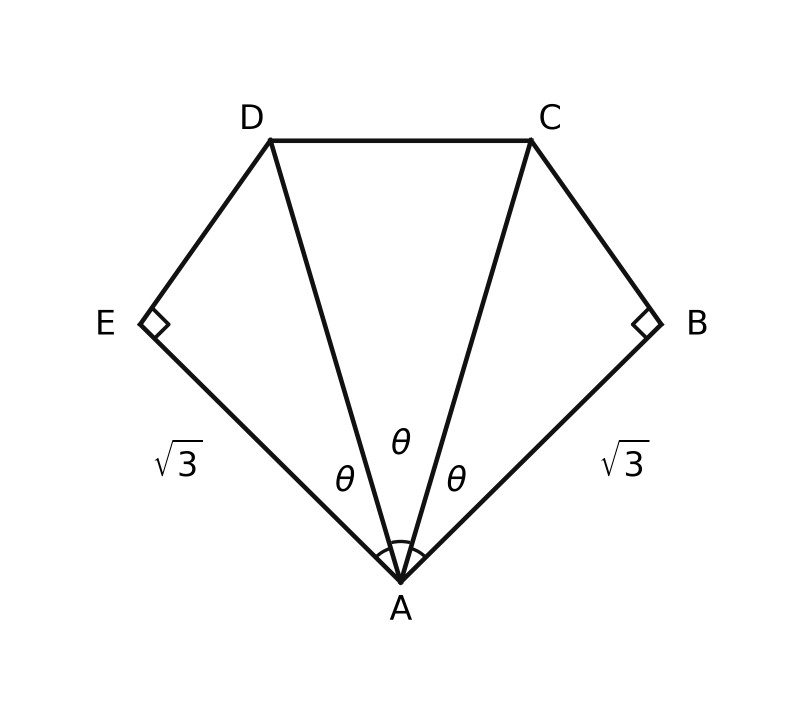
#> input picture test_prob10.png, 1602 x 1409 px (shown at 1/2 size)
$ python __main__.py -i ../test_prob10.png
#> lines starting #> are read from the running program, lines starting #| are printed output that depends on the picture; after the words box and inside, x2 and y2 are one past the last pixel; in counts of white or black regions, pixels touching at a corner belong together
### acad_visual/vision/preprocessor.py
"""
Image Preprocessing Pipeline using OpenCV.
"""

from __future__ import annotations
import cv2
import numpy as np
from typing import Tuple, Dict, Any


class ImagePreprocessor:
    """Handles contrast enhancement, adaptive thresholding, and denoising."""

    @staticmethod
    def load_and_preprocess(image_path: str) -> Dict[str, Any]:
#> called with image_path = '../test_prob10.png'
        img = cv2.imread(image_path)
#> img is the input picture: shape (1409, 1602, 3); min 0, max 255, mean 249.3
        if img is None:
            raise FileNotFoundError(f"Image not found at {image_path}")

        h, w = img.shape[:2]
        gray = cv2.cvtColor(img, cv2.COLOR_BGR2GRAY)

        # Contrast enhancement via CLAHE
        clahe = cv2.createCLAHE(clipLimit=2.0, tileGridSize=(8, 8))
        enhanced = clahe.apply(gray)

        # Otsu binarization
        _, binary = cv2.threshold(enhanced, 0, 255, cv2.THRESH_BINARY_INV + cv2.THRESH_OTSU)
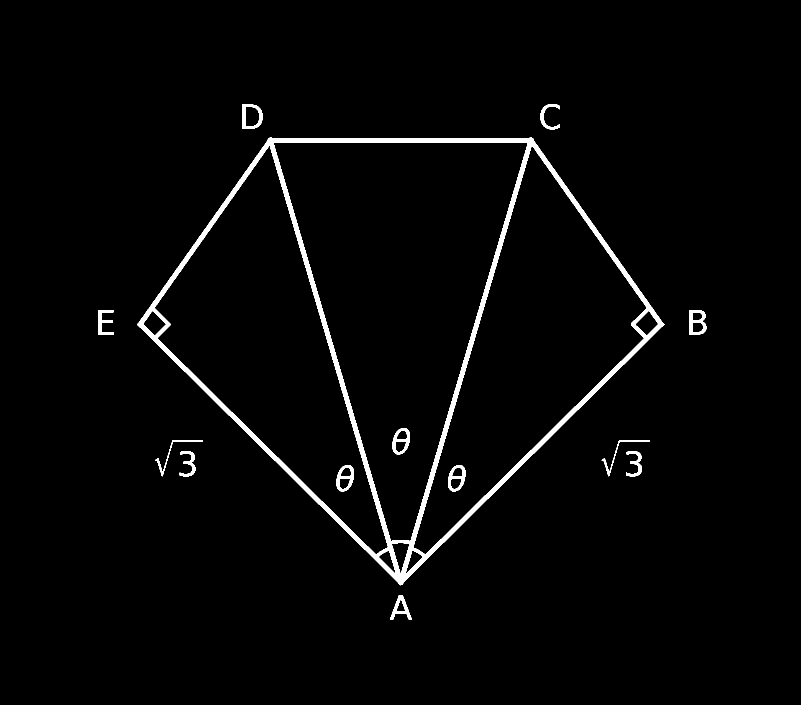
#> binary: shape (1409, 1602) (shown at 1/2 size); 2.4% white; 13 white regions, largest, box (x1, y1, x2, y2) and area: (274, 275, 1329, 1171) 44862, (1378, 620, 1413, 669) 919, (484, 209, 525, 258) 871

        # Denoise small salt-and-pepper noise
        kernel = cv2.getStructuringElement(cv2.MORPH_RECT, (2, 2))
        denoised = cv2.morphologyEx(binary, cv2.MORPH_OPEN, kernel)
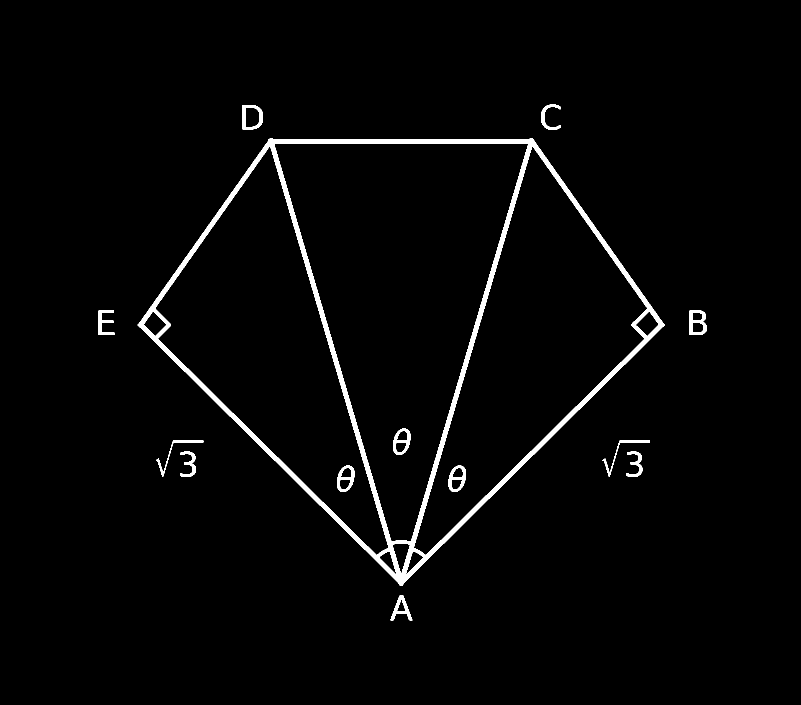
#> denoised: shape (1409, 1602) (shown at 1/2 size); 2.4% white; 13 white regions

        return {
            "original": img,
            "gray": gray,
            "enhanced": enhanced,
            "binary": binary,
            "denoised": denoised,
            "dimensions": (w, h),
        }

### acad_visual/pipelines/reconstructor.py
"""
End-to-End Reconstruction Pipeline Coordinator.
Produces Pristine, Publication-Quality, 100% Mathematically Accurate Vector Artworks.
"""

from __future__ import annotations
import os
from typing import Dict, Any, List, Optional
from ..core.ir import VisualIR
from ..core.serializer import VisualIRSerializer
from ..vision.preprocessor import ImagePreprocessor
from ..vision.contours import ContourExtractor
from ..vision.feature_detector import FeatureDetector
from ..subjects import get_engine
from ..renderers.svg_renderer import UniversalSVGRenderer
from ..renderers.tikz_renderer import UniversalTikZRenderer
from ..renderers.matplotlib_renderer import UniversalMatplotlibRenderer
from ..evaluation.qa_loop import QALoopController


class MasterReconstructionPipeline:
    """Coordinates full end-to-end multi-subject visual reconstruction."""

    def __init__(self, output_dir: str = "./acad_output"):
        self.output_dir = output_dir
        os.makedirs(self.output_dir, exist_ok=True)

    def process(
        self,
        image_path: str,
        subject: str = "math",
        target_formats: Optional[List[str]] = None,
        options: Optional[Dict[str, Any]] = None
    ) -> Dict[str, Any]:
        target_formats = target_formats or ["svg", "tikz", "py", "json"]
        options = options or {}

        # 1. Preprocess Image & Extract Features
        cv_data = ImagePreprocessor.load_and_preprocess(image_path)
#> cv_data = 6 items
        contours = ContourExtractor.extract_contours(cv_data["denoised"])
        features = FeatureDetector.detect_features(cv_data["gray"], cv_data["binary"])
        features["image_size"] = cv_data["dimensions"]
        features["image_path"] = image_path
        features["contours"] = contours

        # 2. Subject-Specific Semantic Scene Generation (Pure Mathematical Precision)
        engine = get_engine(subject)
        raw_ir = engine.reconstruct_from_features(features, options)

        # 3. Label Quality & Layout Audit (Zero Collisions)
        qa_result = QALoopController.audit_and_refine(raw_ir)
        final_ir = qa_result["refined_ir"]

        # 4. Render Multi-Target Outputs
        output_files = {}

        # Vector SVG & Companion High-Res Preview PNG
        if "svg" in target_formats:
            svg_content = UniversalSVGRenderer(final_ir).render()
            svg_path = os.path.join(self.output_dir, "reconstructed_artwork.svg")
            with open(svg_path, "w", encoding="utf-8") as f:
                f.write(svg_content)
            output_files["svg"] = svg_path

            # Instant Clean Preview PNG
            png_path = os.path.join(self.output_dir, "reconstructed_artwork.png")
            try:
                import resvg_py
                png_bytes = resvg_py.svg_to_bytes(svg_content)
                with open(png_path, "wb") as f:
                    f.write(png_bytes)
                output_files["png"] = png_path
            except Exception:
                pass

        # LaTeX TikZ
        if "tikz" in target_formats:
            tikz_content = UniversalTikZRenderer(final_ir).render()
            tikz_path = os.path.join(self.output_dir, "reconstructed_artwork.tex")
            with open(tikz_path, "w", encoding="utf-8") as f:
                f.write(tikz_content)
            output_files["tikz"] = tikz_path

        # Standalone Python Matplotlib Script
        if "py" in target_formats:
            py_content = UniversalMatplotlibRenderer(final_ir).render()
            py_path = os.path.join(self.output_dir, "draw_artwork.py")
            with open(py_path, "w", encoding="utf-8") as f:
                f.write(py_content)
            output_files["py"] = py_path

        # VisualIR AST JSON
        if "json" in target_formats:
            json_content = VisualIRSerializer.to_json(final_ir)
            json_path = os.path.join(self.output_dir, "visual_ir.json")
            with open(json_path, "w", encoding="utf-8") as f:
                f.write(json_content)
            output_files["json"] = json_path

        return {
            "success": True,
            "subject": subject,
            "title": final_ir.title,
            "qa_passed": qa_result["passed"],
            "qa_iterations": qa_result["iterations"],
            "output_files": output_files,
            "visual_ir": final_ir,
        }

### acad_visual/vision/contours.py
"""
Contour Extraction and Organic Shape Approximator.
"""

from __future__ import annotations
import cv2
import numpy as np
from typing import List, Dict, Any, Tuple


class ContourExtractor:
    """Extracts hierarchical contours, smooths organic boundaries, and detects closed loops."""

    @staticmethod
    def extract_contours(binary_img: np.ndarray, min_area: float = 20.0) -> List[Dict[str, Any]]:
#> called with min_area = 20
        contours, hierarchy = cv2.findContours(binary_img, cv2.RETR_TREE, cv2.CHAIN_APPROX_SIMPLE)
#> contours = 32 contours, 1 with area under 20; largest, box (x1, y1, x2, y2) and area: (275, 276, 1330, 1171) 568060, (547, 286, 1057, 1084) 218810, (827, 292, 1295, 1111) 151872, (310, 292, 778, 1111) 151872, (485, 210, 526, 259) 1735

        extracted = []
        for i, cnt in enumerate(contours):
            area = cv2.contourArea(cnt)
            if area < min_area:
                continue

            # Polygon approximation
            peri = cv2.arcLength(cnt, True)
            approx = cv2.approxPolyDP(cnt, 0.015 * peri, True)

            # Smooth points
            pts = [(float(p[0][0]), float(p[0][1])) for p in cnt]

            # Bounding box
            x, y, w, h = cv2.boundingRect(cnt)

            extracted.append({
                "index": i,
                "area": float(area),
                "perimeter": float(peri),
                "bbox": (x, y, w, h),
                "points": pts,
                "approx_vertices": [(float(p[0][0]), float(p[0][1])) for p in approx],
                "is_closed": True,
            })
#> this loop made 32 passes
#> (area, peri, x, y, w, h) on passes 1, 3, 4, 5, 6, 7, 8, 9: (886, 181.9, 781, 1191, 44, 50), (513.5, 233.4, 1253, 903, 32, 51), (513.5, 233.4, 360, 903, 32, 51), (378.5, 349.1, 1205, 881, 95, 72), (378.5, 349.1, 312, 881, 95, 72), (1470.5, 162.2, 1379, 621, 35, 49), (397, 75.8, 1385, 645, 23, 21), (295, 66.14, 1385, 625, 21, 17)
#> after the loop, extracted = 31 items

        return extracted

### acad_visual/vision/feature_detector.py
"""
Geometric and Anatomical Feature Detector.
"""

from __future__ import annotations
import cv2
import numpy as np
from typing import List, Dict, Any, Tuple


class FeatureDetector:
    """Detects line segments, corner hubs, and potential arrowheads."""

    @staticmethod
    def detect_features(gray_img: np.ndarray, binary_img: np.ndarray) -> Dict[str, Any]:
        # 1. Hough Lines
        edges = cv2.Canny(gray_img, 50, 150)
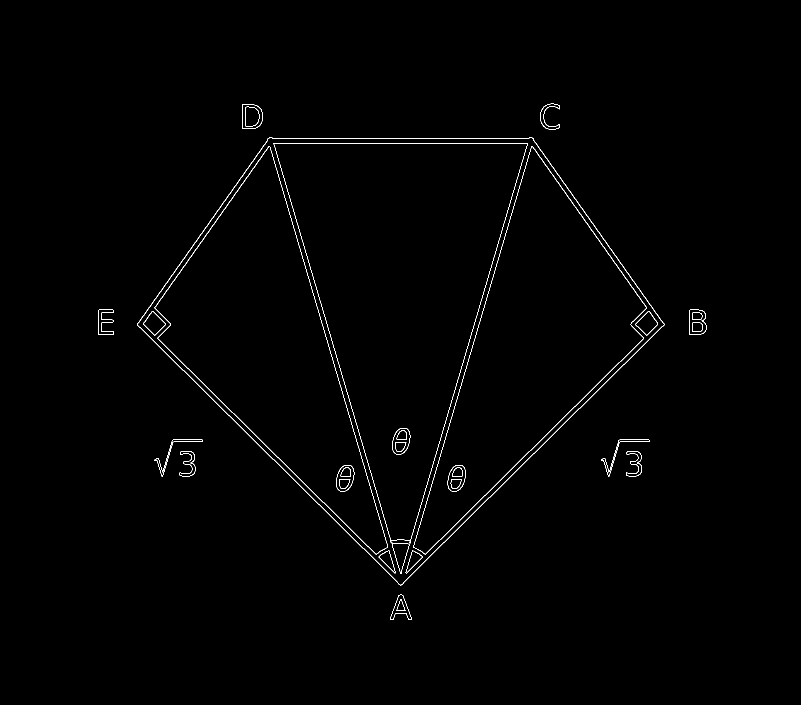
#> edges: shape (1409, 1602) (shown at 1/2 size); 0.66% white in thin lines or dots, all inside (x1, y1, x2, y2) = (196, 207, 1413, 1240)
        lines = cv2.HoughLinesP(edges, 1, np.pi / 180, threshold=30, minLineLength=20, maxLineGap=10)
#> lines = 114 rows, first 6: [547, 286, 1055, 286], [1061, 901, 1238, 724], [368, 741, 546, 919], [537, 276, 1065, 276], [377, 737, 554, 914], [802, 1170, 977, 995]

        detected_lines = []
        if lines is not None:
            for l in lines:
                pts = l.reshape(-1)
                if len(pts) == 4:
                    detected_lines.append(((float(pts[0]), float(pts[1])), (float(pts[2]), float(pts[3]))))
#> this loop made 114 passes
#> after the loop, detected_lines = 114 items

        # 2. Corner / Junction detection
        corners = cv2.goodFeaturesToTrack(gray_img, maxCorners=60, qualityLevel=0.01, minDistance=12)
#> corners = 60 rows, first 8: [822, 1238], [905, 951], [682, 951], [794, 877], [1254, 908], [361, 908], [794, 1220], [1217, 951]
        corner_pts = []
        if corners is not None:
            for c in corners:
                pts = c.reshape(-1)
                if len(pts) >= 2:
                    corner_pts.append((float(pts[0]), float(pts[1])))
#> this loop made 60 passes
#> after the loop, corner_pts = 60 pairs, first value 203 to 1405, second value 214 to 1238

        return {
            "lines": detected_lines,
            "corners": corner_pts,
        }

### acad_visual/cli/main.py
"""
Command Line Interface for acad_visual Framework.
High-Precision Parametric Vector Reconstruction & Academic Artwork Synthesizer.
"""

from __future__ import annotations
import argparse
import sys
import os
from ..api.engine import AcademicVisualEngine


def main():
    parser = argparse.ArgumentParser(
        prog="acad_visual",
        description="Academic Visual Reconstruction & High-Precision Vector Generation Framework"
    )
    parser.add_argument("--input", "-i", required=True, help="Path to reference image (PNG, JPG, etc.)")
    parser.add_argument("--subject", "-s", default="math", choices=["math", "physics", "chemistry", "biology", "geography", "commerce", "arts"], help="Academic domain subject")
    parser.add_argument("--output-dir", "-o", default="./acad_output", help="Directory to save reconstructed artifacts")
    parser.add_argument("--formats", "-f", default="svg,tikz,py,json", help="Comma-separated output formats (svg,tikz,py,json)")

    args = parser.parse_args()

    if not os.path.exists(args.input):
        print(f"[-] Error: Input file not found at {args.input}", file=sys.stderr)
        sys.exit(1)

    formats = [fmt.strip().lower() for fmt in args.formats.split(",")]

    print("==================================================================")
    print("      ACADEMIC VISUAL RECONSTRUCTION & GENERATION FRAMEWORK       ")
    print("==================================================================")
    print(f"[*] Input image:   {args.input}")
    print(f"[*] Subject:       {args.subject.upper()}")
    print(f"[*] Target format: {', '.join(formats)}")
    print(f"[*] Output dir:    {args.output_dir}")
    print("------------------------------------------------------------------")

    engine = AcademicVisualEngine(output_dir=args.output_dir)
    res = engine.reconstruct(
        image_path=args.input,
        subject=args.subject,
        target_formats=formats
    )

    if res.get("success", False):
        print("\n[+] RECONSTRUCTION SUCCESSFUL!")
        print(f"  -> Title:         {res.get('title', 'Academic Artwork')}")
        print(f"  -> QA Loop Audit: {'PASSED (0 collisions)' if res.get('qa_passed', False) else 'REFINED'}")
        for fmt, fpath in res.get("output_files", {}).items():
            print(f"  -> {fmt.upper():<6}: {fpath}")
        print("==================================================================")
    else:
        print("[-] Reconstruction failed.")
        sys.exit(1)


# [2 lines that do not run on import are left out]

### acad_visual/api/engine.py
"""
Public Python API Interface for AcademicVisualEngine.
High-Precision Parametric Vector Reconstruction & Academic Artwork Synthesizer.
"""

from __future__ import annotations
from typing import Dict, Any, List, Optional
from ..pipelines.reconstructor import MasterReconstructionPipeline
from ..core.ir import VisualIR


class AcademicVisualEngine:
    """High-level Python API for the acad_visual framework."""

    def __init__(self, output_dir: str = "./acad_output"):
        self.pipeline = MasterReconstructionPipeline(output_dir=output_dir)

    def reconstruct(
        self,
        image_path: str,
        subject: str = "math",
        target_formats: Optional[List[str]] = None,
        options: Optional[Dict[str, Any]] = None
    ) -> Dict[str, Any]:
        """
        Runs full geometric semantic analysis, subject archetype synthesis,
        closed-loop collision resolution, and multi-format rendering (SVG, TikZ, Matplotlib).
        """
        return self.pipeline.process(
            image_path=image_path,
            subject=subject,
            target_formats=target_formats,
            options=options
        )
#> in process, `features = FeatureDetector.detect_features(cv_data["gray"], cv_data["b..`: features = 2 items

### acad_visual/subjects/__init__.py
"""
Subject Engines Registry for acad_visual.
"""

from typing import Dict, Type
from .base_engine import BaseSubjectEngine
from .math.math_engine import MathEngine
from .physics.physics_engine import PhysicsEngine
from .chemistry.chemistry_engine import ChemistryEngine
from .biology.biology_engine import BiologyEngine
from .geography.geography_engine import GeographyEngine
from .commerce.commerce_engine import CommerceEngine
from .arts.arts_engine import ArtsEngine

SUBJECT_ENGINES: Dict[str, Type[BaseSubjectEngine]] = {
    "math": MathEngine,
    "physics": PhysicsEngine,
    "chemistry": ChemistryEngine,
    "biology": BiologyEngine,
    "geography": GeographyEngine,
    "commerce": CommerceEngine,
    "arts": ArtsEngine,
}

def get_engine(subject_name: str) -> BaseSubjectEngine:
    norm = subject_name.lower().strip()
    engine_cls = SUBJECT_ENGINES.get(norm, MathEngine)
    return engine_cls()

__all__ = [
    "BaseSubjectEngine",
    "MathEngine",
    "PhysicsEngine",
    "ChemistryEngine",
    "BiologyEngine",
    "GeographyEngine",
    "CommerceEngine",
    "ArtsEngine",
    "SUBJECT_ENGINES",
    "get_engine",
]

### acad_visual/__main__.py
"""
Executable entrypoint for python -m acad_visual.
"""

from .cli.main import main

if __name__ == "__main__":
    main()
#> (the call stopped at in get_engine, `return engine_cls()`: acad_visual is not available in this run)
